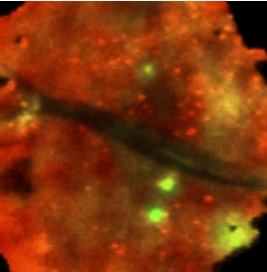
#> input picture data/0.jpeg, 267 x 272 px; its folder holds only this picture in this run
$ python Bayesian_Analysis_lungtissue.py
#> lines starting #> are read from the running program, lines starting #| are printed output that depends on the picture; after the words box and inside, x2 and y2 are one past the last pixel; in counts of white or black regions, pixels touching at a corner belong together
import os
import cv2
import numpy as np

def matlab_style_gauss2d(shape=(3, 3), sigma=0.5):
    """
    2D gaussian mask - should give the same result as MATLAB's
    fspecial('gaussian',[shape],[sigma])
    """
    m, n = [(ss-1.)/2. for ss in shape]
    y, x = np.ogrid[-m:m+1, -n:n+1]
    h = np.exp(-(x*x + y*y)/(2.*sigma*sigma))
    h[h < np.finfo(h.dtype).eps*h.max()] = 0
    sumh = h.sum()
    if sumh != 0:
        h /= sumh
    return h


# To get a window where center is (x,y) that is of size (N,N)
def get_window(img,x,y,N=25):
    """
    Extracts a small window of input image, around the center (x,y)
    img - input image
    x,y - coordinates of center
    N - size of window (N,N) {should be odd}
    """

    h, w, c = img.shape  # Extracting Image Dimensions
    arm = N // 2  # Arm from center to get window
    window = np.zeros((N, N, c))

    xmin = max(0, x - arm)
    xmax = min(w, x + arm + 1)
    ymin = max(0, y - arm)
    ymax = min(h, y + arm + 1)

    window[arm - (y - ymin):arm + (ymax - y), arm - (x - xmin):arm + (xmax - x)] = img[ymin:ymax, xmin:xmax]

    return window


# Define the folder path
data_folder = 'data'

# Loop through all files in the data folder
for filename in os.listdir(data_folder):
    if filename.endswith(".jpeg") or filename.endswith(".png") or filename.endswith(".jpg"):
        # Construct full file path
        file_path = os.path.join(data_folder, filename)

        # Read the image
        inp_image = cv2.imread(file_path)
#> inp_image is the input picture: shape (272, 267, 3); mean B, G, R 11.8, 52.9, 126.6

        if inp_image is None:
            print(f"Failed to load {file_path}")
            continue

        # Resize the image
        scale_percent = 50  # percent of original size
        width = int(inp_image.shape[1] * scale_percent / 100)
#> width = 133
        height = int(inp_image.shape[0] * scale_percent / 100)
#> height = 136
        dim = (width, height)
#> dim = (133, 136)
        inp_image = cv2.resize(inp_image, dim, interpolation=cv2.INTER_AREA)
#> inp_image: shape (136, 133, 3)

        # Convert to grayscale if the image has multiple channels
        if len(inp_image.shape) > 2:
            res_image = cv2.cvtColor(inp_image, cv2.COLOR_BGR2GRAY)
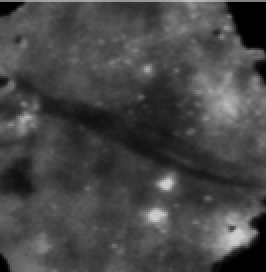
#> res_image: shape (136, 133) (shown 2 times larger); min 0, max 206, mean 70.3
        else:
            res_image = inp_image

        # Apply threshold
        ret, thresh = cv2.threshold(res_image, 127, 255, cv2.THRESH_BINARY)
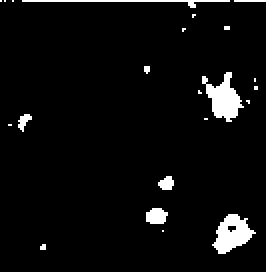
#> thresh: shape (136, 133) (shown 2 times larger); 4.6% white; 22 white regions (16 under 20 px)

        # Show threshold image (optional)
        cv2.imshow(f"Threshold {filename}", thresh)
        cv2.waitKey(0)

        # Find contours
        contours, hierarchy = cv2.findContours(image=thresh, mode=cv2.RETR_EXTERNAL, method=cv2.CHAIN_APPROX_NONE)
#> contours = 22 contours, 17 with area under 20; largest, box (x1, y1, x2, y2) and area: (106, 107, 128, 127) 228, (101, 36, 122, 61) 222, (73, 104, 84, 112) 56, (79, 88, 87, 95) 30, (9, 57, 16, 66) 22

        # Draw contours on the original image
        cv2.drawContours(inp_image, contours, -1, (0, 255, 0), 3)
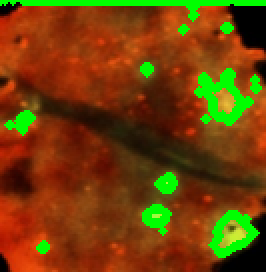
#> inp_image: shape (136, 133, 3) (shown 2 times larger); mean B, G, R 8.6, 65.6, 112.2

        # Show the image with contours (optional)
        cv2.imshow(f'Contour {filename}', inp_image)
        cv2.waitKey(0)
        cv2.destroyAllWindows()

        # Normalize the image
        img = np.array(inp_image, dtype='float') / 255

        # Get dimensions of the image
        h, w, c = img.shape
#> h = 136; w = 133; c = 3

        # Parameters for Gaussian weights
        N = 25
        sig = 8
        minNeighbours = 10

        # Preparing the Gaussian weights for the window
        gaussian_weights = matlab_style_gauss2d((N, N), sig)
        gaussian_weights /= np.max(gaussian_weights)

        print(f"Processed image: {filename}")

$ run again, on data/01.png
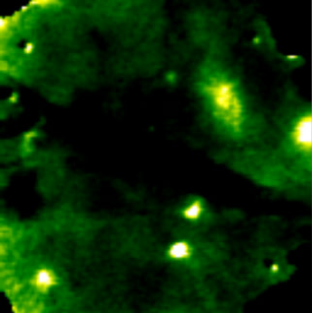
#> input picture data/01.png, 312 x 313 px
#> inp_image is the input picture: shape (313, 312, 3); mean B, G, R 2.2, 43.5, 7.7
#> `ret, thresh = cv2.threshold(res_image, 127, 255, cv2.THRESH_BINARY)`:
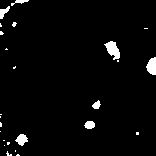
#> thresh: shape (156, 156); 3% white; 25 white regions (18 under 20 px)
#> contours = 25 contours, 18 with area under 20; largest, box (x1, y1, x2, y2) and area: (104, 41, 120, 60) 145, (146, 57, 156, 75) 112, (15, 134, 28, 146) 80, (84, 121, 95, 129) 56, (0, 6, 10, 19) 48, (92, 100, 101, 109) 38, (11, 0, 29, 6) 26
#> `cv2.drawContours(inp_image, contours, -1, (0, 255, 0), 3)`:
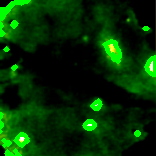
#> inp_image: shape (156, 156, 3); mean B, G, R 0.9, 48.6, 2.1
